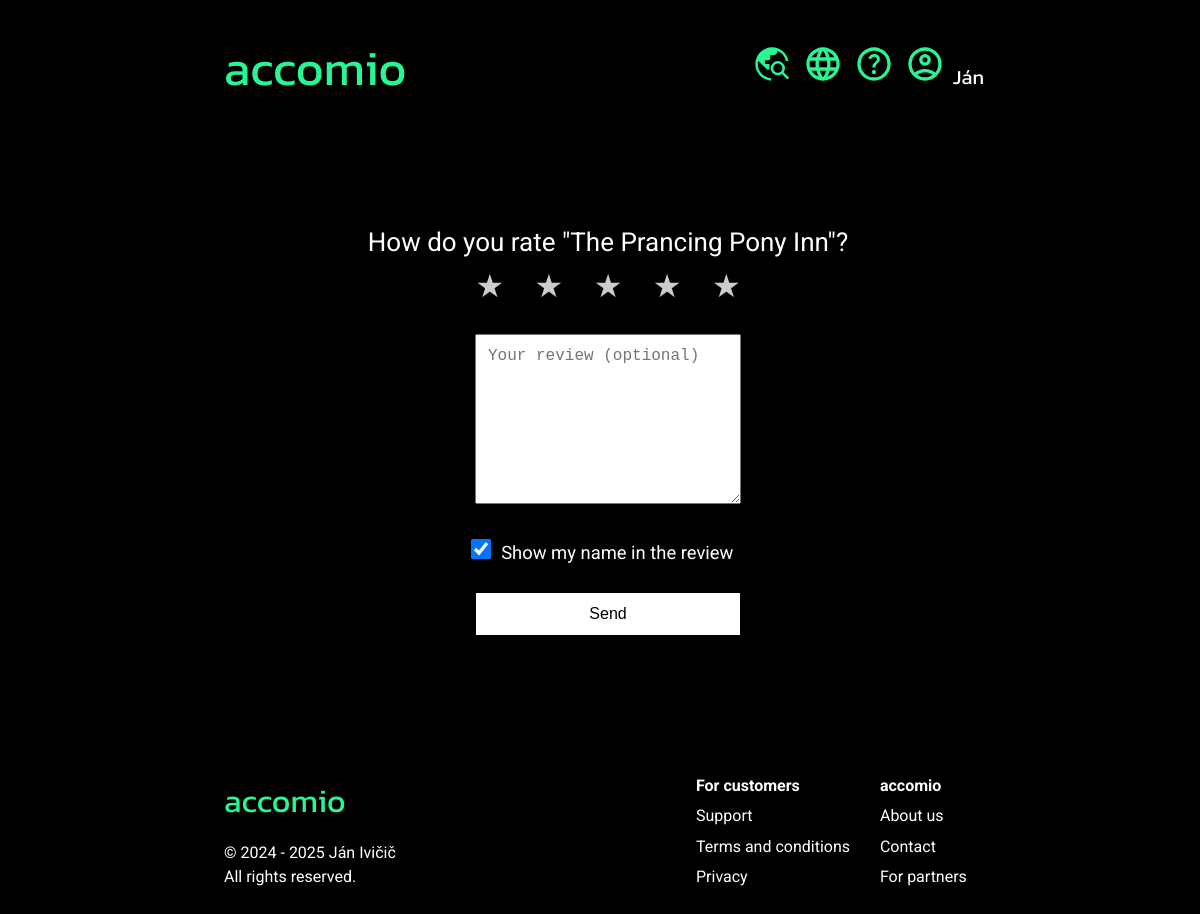
The page /reviews.php?b=15 (signed in) on the database its author committed.
### tables this page shows
CREATE TABLE `customers` (
  `customers_id` int(11) NOT NULL,
  `name` text NOT NULL,
  `surname` text NOT NULL,
  `email` text NOT NULL,
  `password` varchar(255) NOT NULL,
  `telephone` text NOT NULL,
  `nationality` text NOT NULL,
  `address` text NOT NULL,
  `code` text NOT NULL,
  `log` varchar(255) NOT NULL
);

CREATE TABLE `translations` (
  `id` int(11) NOT NULL,
  `original` text NOT NULL,
  `lang` text NOT NULL,
  `new` text NOT NULL
);

CREATE TABLE `hotels_info` (
  `hotels_id` int(11) NOT NULL,
  `name` text NOT NULL,
  `location` text NOT NULL,
  `country` text NOT NULL,
  `map` text NOT NULL,
  `url` text NOT NULL,
  `kids_price` float NOT NULL,
  `description` text NOT NULL,
  `facility` text NOT NULL,
  `contact` text NOT NULL,
  `price` int(11) NOT NULL,
  `rating` float NOT NULL
);

### reviews.php (the view, shortened to what this page needs)
<?php
$servername = "localhost";
$username = "root";
$password = "";
$dbname = "accomio";
$conn = new mysqli($servername, $username, $password, $dbname);
if (isset($_GET['lang'])) {
    $lang = $_GET['lang'];
    if ($lang == "en" || $lang == "de" || $lang == "sk") {
        unset($_COOKIE['lang']);
        setcookie("lang", $lang, time() + (86400 * 30), "/");
    } else {
        $lang = "en";
        unset($_COOKIE['lang']);
        setcookie("lang", "en", time() + (86400 * 30), "/");
    };
} elseif (isset($_COOKIE['lang'])) {
    $lang = $_COOKIE['lang'];
} else {
    $lang = substr($_SERVER['HTTP_ACCEPT_LANGUAGE'], 0, 2);
};
function t($original) {
    global $lang;
    $sql_lang = "SELECT * FROM translations WHERE lang = '" . $lang . "' AND original = '" . $original . "'";
    global $conn;
    $s_lang = $conn->query($sql_lang);
    if ($s_lang->num_rows > 0) {
        $res_lang = $s_lang->fetch_assoc();
        return $res_lang['new'];
    } else {
        return $original;
    }
}
$sql_booking = "SELECT * FROM bookings WHERE bookings_id = '" . $_GET["b"] . "' AND customers_id = (SELECT customers_id FROM customers WHERE code = '" . $_SESSION["cd"] . "' AND log = '" . $_SESSION["lg"] . "')";
$s_booking = $conn->query($sql_booking);
$booking = $s_booking->fetch_assoc();
$sql_hotel = "SELECT * FROM hotels_info WHERE hotels_id =" . $booking['hotels_id'];
$s_hotel = $conn->query($sql_hotel);
$hotel = $s_hotel->fetch_assoc();
?>
<!DOCTYPE html>
<html lang="<?php echo $lang; ?>">
    <head>
        <link rel='stylesheet' href='styles/basic.css'>
        <link rel='stylesheet' href='styles/user.css'>
    </head>
    <body>
    <header>
            <div class="title" onclick="window.location.href ='/accomio'">accomio</div>
            <nav class="headerbtns">
                <a href="search" class="aimg"><div class="headerdiv" id="hi2">
                    <abbr class="headertext" id="ht2" title="<?php echo t("Vyhľadávanie");?>"><img src="styles/icons/search_world.svg" class="headerimgs"></abbr>
                </div></a>
                <a onclick="langbox()" class="aimg"><div class="headerdiv" id="hi1">
                    <abbr class="headertext" id="ht1" title="<?php echo t("Jazyk");?>"><img src="styles/icons/language.svg" class="headerimgs"></abbr>
                </div></a>
                <a href="help" class="aimg"><div class="headerdiv" id="hi2">
                    <abbr class="headertext" id="ht2" title="<?php echo t("Zákaznícka podpora");?>"><img src="styles/icons/help.svg" class="headerimgs"></abbr>
                </div></a>
                <a <?php if (isset($_SESSION["cd"])) {echo "onclick='userbox()'";} else {echo "href='login'";};?> class="aimg"><div class="headerdiv" id="hi2">
                    <abbr class="headertext" id="ht3" style="text-decoration: none; border-bottom: none;" title="<?php if (isset($_SESSION["cd"])) {echo t('Používateľ');} else {echo t('Prihláste sa/Registrujte sa');};?>"><img src="styles/icons/account.svg" class="headerimgs"></abbr>
                    <span id="headername">
                        <?php
                            $servername = "localhost";
                            $username = "root";
                            $password = "";
                            $dbname = "accomio";
                            $conn = new mysqli($servername, $username, $password, $dbname);
                            if (isset($_SESSION["cd"])) {
                                $sql_name = "SELECT * FROM customers WHERE code = '" . $_SESSION["cd"] . "' AND log = '" . $_SESSION["lg"] . "'";
                                $s_name = $conn->query($sql_name);
                                $result_name = $s_name->fetch_assoc();
                                echo $result_name['name'];
                            };
                        ?>
                    </span>
                </div></a>
            </nav>
        </header>
        <div class="text" style="text-align: center;font-size: 3.25vh;">
            <form method="post" action="" class="contactform" id="contactform">
                <input type="hidden" name="bookings_id" value="<?php echo $_GET["b"];?>" required><br>
                <span style=""><?php echo t('Ako hodnotíte "') . t($hotel["name"]); ?>"?</span><br>
                <div class="rating">
                    <input type="radio" id="star5" name="rating" value="5"><label for="star5">★</label>
                    <input type="radio" id="star4" name="rating" value="4"><label for="star4">★</label>
                    <input type="radio" id="star3" name="rating" value="3"><label for="star3">★</label>
                    <input type="radio" id="star2" name="rating" value="2"><label for="star2">★</label>
                    <input type="radio" id="star1" name="rating" value="1"><label for="star1">★</label>
                </div><br>
                <textarea name="review" class="contactinput" placeholder="<?php echo t('Vaše hodnotenie (nepovinné)');?>" style=" width: 20vw;height:18vh;"></textarea><br>
                <input type="checkbox" name="name" value="1" class="contactcheckbox" style="height:20px;width:20px;;margin: 0 -0.5vw 4vh 0;" checked><label style="font-size: 2.3vh;"> <?php echo t('Zobraziť pri recenzii moje meno');?></label><br>
                <input type="submit" value="<?php echo t('Odoslať');?>" class="contactinput" id="contactsubmit">
            </form>
        </div>
        <footer id="footer">
            <div class="footer-c1">
                <div class="title" style="font-size: 4vh;">accomio</div>
                <div class="copyright">&copy; 2024 - <?php echo date("Y"); ?> Ján Ivičič<br><?php echo t("Všetky práva vyhradené.");?></div>
            </div>
            <div class="footer-c2">
                <b><?php echo t("Pre zákazníkov");?></b><br>
                <a href="help"><?php echo t("Zákaznícka podpora");?></a><br>
                <a href="terms"><?php echo t("Všeobecné podmienky");?></a><br>
                <a href="privacy"><?php echo t("Ochrana súkromia");?></a>
            </div>
            <div class="footer-c3">
                <b>accomio</b><br>
                <a href="about"><?php echo t("O nás");?></a><br>
                <a href="contact"><?php echo t("Kontakt");?></a><br>
                <a href="partners"><?php echo t("Pre partnerov");?></a>
            </div>
        </footer>
    </body>
</html>

### styles/basic.css (style rules this page uses)
body { background-color: black; }
header { padding: 3vh 18vw 0vh 18vw; background-color: black; min-height: 6vh; }
.title { font-family: "Kanit", sans-serif; font-weight: 400; font-style: normal; font-size: 6vh; color: #27f695; text-align: left; }
.headerbtns { position: absolute; right: 0; top: 0; height: 5vh; display: inline-block; padding: 5.5vh 18vw 0vh 0vw; }
.headerimgs { height: 5vh; margin: 0 0.3vw 0 0.3vw; cursor: pointer; }
.headertext { font-family: "Kanit", sans-serif; font-weight: 400; font-style: normal; font-size: 2.5vh; color: white; padding-bottom: 1.25vh; vertical-align: bottom; display: inline-block; }
#headername { font-family: "Kanit", sans-serif; font-weight: 400; font-style: normal; font-size: 2.5vh; color: white; padding-bottom: 1.25vh; vertical-align: bottom; display: inline-block; cursor: pointer; }
.headerdiv { display: inline; }
.aimg { text-decoration: none; }
.text { color: white; font-size: 2vh; font-family: "Roboto", sans-serif; font-weight: 400; font-style: normal; line-height: 1.5; margin-top: 5vh; margin-bottom: 5vh; width: 64vw; margin: 5vh 18vw; }
.contactform { padding-top: 5vh; }
.contactinput { margin-bottom: 2vh; font-size: 2vh; width: 20vw; padding: 1vw; }
#contactsubmit { background-color: white; border: none; width: 22vw; }
#footer { color: white; font-family: "Roboto", sans-serif; font-weight: 400; font-style: normal; line-height: 1.9; margin-top: 15vh; margin-bottom: 10vh; white-space: nowrap; overflow: visible; }
#footer a { color: white; text-decoration: none; }
.footer-c1 { line-height: 1.5; width: 12vw; margin-left: 18vw; display: inline-block; }
.copyright { padding-top: 2vh; }
.footer-c2 { width: 10vw; margin-left: 27vw; display: inline-block; }
.footer-c3 { width: 10vw; margin-left: 5vw; display: inline-block; }

### styles/user.css (style rules this page uses)
label { margin: 2vh 1vw 2vh 1vw; }
.rating { direction: rtl; unicode-bidi: bidi-override; display: inline-block; padding-bottom: 3vh; }
.rating label { font-size: 2rem; color: #ccc; cursor: pointer; }
.contactcheckbox { margin: 2vh 1vw 2vh 1vw; font-size: 2.5vh; }

### rows shown on the page
customers: name "Ján"
translations: new "How do you rate \""
hotels_info: name.new "The Prancing Pony Inn"
translations: review "Your review (optional)"
translations: new "Show my name in the review"
translations: new "Send"
translations: new "All rights reserved."
translations: new "For customers"
translations: new "Support"
translations: new "Terms and conditions"
translations: new "Privacy"
translations: new "About us"
translations: new "Contact"
translations: new "For partners"
